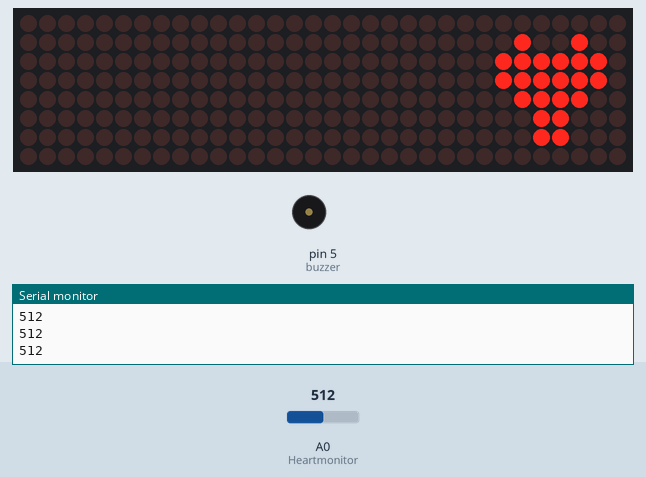
Simulated run of this sketch. Board: Arduino Uno, built with avr-gcc and run on an emulated ATmega328P. On the bench: 32×8 LED matrix, buzzer (waves = sounding, pin HIGH), the last lines printed to the serial monitor. The inputs (shaded band) are chosen by the test bench; at power-on: A0 (Heartmonitor) = 512.

Above: at 1.2 s.
1.3 s: A0 (Heartmonitor) set to 981
2.8 s: A0 (Heartmonitor) set to 1008
At 4.0 s:
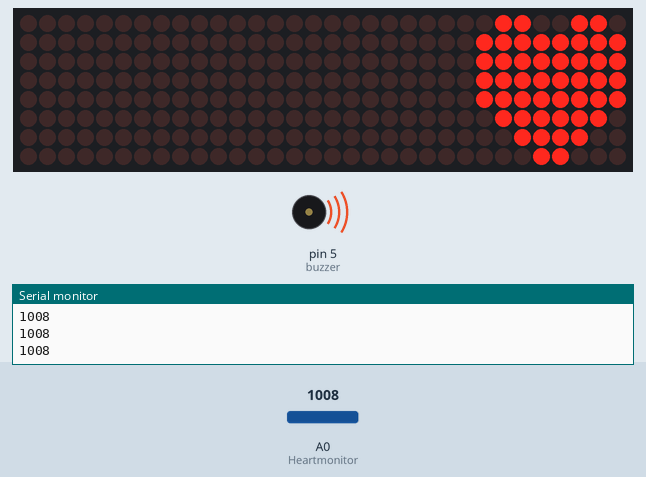
Timing chart, 0 to 5.8 s (numbered marks = the images above; inputs shaded):
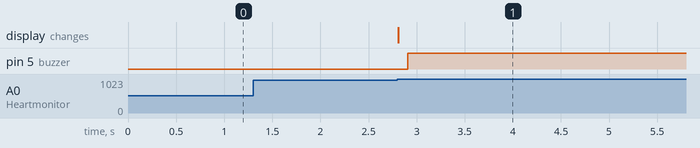

The sketch:

HeartControlLED.ino
```cpp
#include <LedControl.h>

int Heartmonitor=0;//定义手动开关为A0号口
int buzzer=5;//设置控制蜂鸣器的数字口对应板子上5口
int CLK = 4;//定义arduino的数字口4
int CS = 3;//定义arduino的数字口3
int DIN = 2; ////定义arduino的数字口2

int HeartBeat=0; //声明变量，用来存储心跳监测数据；
int HeartBeat_Old=0; //声明变量，用来对比心跳监测数据；
int state=0;//0=关灯动作,1=开灯动作

byte HeartBig[8]= {0x66,0xFF,0xFF,0xFF,0xFF,0x7E,0x3C,0x18};  //大♥图案
byte HeartSmall[8]= {0x00,0x24,0x7E,0x7E,0x3C,0x18,0x18,0x00,};  //小♥图案

LedControl lc=LedControl(DIN,CLK,CS,4);

void setup(){
 pinMode(Heartmonitor,INPUT);//设置A0号口
 pinMode(buzzer,OUTPUT);//设置对应的输出模式
 Serial.begin(9600);// 串口波特率
 lc.shutdown(0,false);       //启动时，MAX72XX处于省电模式
 lc.setIntensity(0,8);       //将亮度设置为最大值
 lc.clearDisplay(0);         //清除显示
}

void loop()
{
    HeartBeat=analogRead(Heartmonitor);//读取按键的值；
    Serial.println(HeartBeat, DEC);//输出到串口
    if((HeartBeat>995) && (HeartBeat_Old<990))//比较传感器返回的值，
                                     //只有在心率确实变化的状态下，才改变state的值
    {
    state=1-state;//状态切换
    }
    HeartBeat_Old=HeartBeat;
  if(state==1)//控制灯的开关；
    {
    printByte(HeartBig);//显示大♥
    delay(100);//延时
    digitalWrite(buzzer,HIGH);//高电平打开蜂鸣器发声
    }
       else
   {
    printByte(HeartSmall);//显示小♥
    delay(100);//延时
    digitalWrite(buzzer,LOW);//低电平关闭蜂鸣器不发声音
   }
}


void printByte(byte character [])
{
  int i = 0;
  for(i=0;i<8;i++)
  {
    lc.setRow(0,i,character[i]);
  }
}
```

Measured:
- the behaviour switches between 995 and 996 on A0 (Heartmonitor) (found by bisection; images 0 and 1)
- after the input at 2.8 s, pin 5 (buzzer): LOW → HIGH after 0.11 s; the display: changes at once (image 1)
